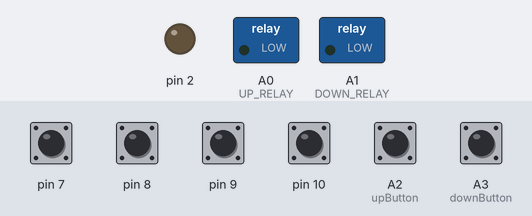
Bench run of a sketch on a simulated Arduino Uno, built with avr-gcc and run on an emulated ATmega328P. Shown: switched loads named in the sketch (green lamp = pin HIGH), output pins drawn as LEDs (lit = HIGH). Inputs (shaded band) come from the test bench; at power-on: pin 7–10 HIGH, A2 (upButton), A3 (downButton) LOW.

Above: at 1.2 s.
1.3 s: A2 (upButton) pulled HIGH for 0.15 s
At 2.0 s:
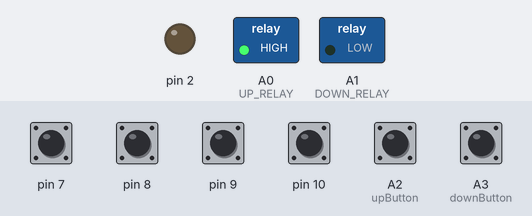
2.9 s: A2 (upButton) pulled HIGH for 3.2 s
At 3.4 s:
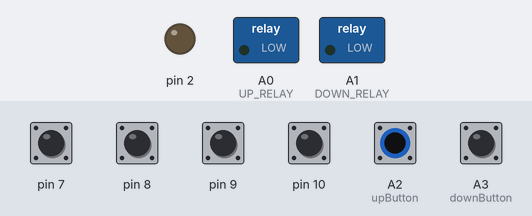
Timing chart, 0 to 7.6 s (numbered marks = the images above; inputs shaded):
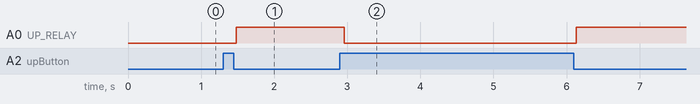

Measured:
- after the input at 1.3 s, A0 (UP_RELAY): LOW → HIGH after 0.18 s
- after the input at 2.9 s, A0 (UP_RELAY): HIGH → LOW after 0.06 s, → HIGH 3.2 s later

The sketch:

roller_shutter.ino
```cpp
#include <ModbusRtu.h>
//https://github.com/thomasfredericks/Bounce2
#include <Bounce2.h>

#define UP_RELAY A0
#define DOWN_RELAY A1

Modbus slave;

uint16_t modbusData[3];
int address = 0;

Bounce upButton = Bounce();
Bounce downButton = Bounce();

void setup() {
    pinMode(7, INPUT_PULLUP);
    pinMode(8, INPUT_PULLUP);
    pinMode(9, INPUT_PULLUP);
    pinMode(10, INPUT_PULLUP);

    pinMode(UP_RELAY, OUTPUT);
    pinMode(DOWN_RELAY, OUTPUT);

    digitalWrite(UP_RELAY, LOW);
    digitalWrite(DOWN_RELAY, LOW);

    upButton.attach(A2, INPUT);
    upButton.interval(25);
    downButton.attach(A3, INPUT);
    downButton.interval(25);

    bitWrite(address, 0, digitalRead(7));
    bitWrite(address, 1, digitalRead(8));
    bitWrite(address, 2, digitalRead(9));
    bitWrite(address, 3, digitalRead(10));

    address += 10;

    slave = Modbus(address, Serial, 2);
    slave.begin(9600);
}

int8_t state = 0;
int lastUpState = HIGH;
int lastDownState = HIGH;

int down = HIGH;
int up = HIGH;

void loop()
{
    upButton.update();
    downButton.update();
    if (upButton.changed())
    {
        up = upButton.read();
    }

    if (downButton.changed())
    {
        down = downButton.read();
    }

    if (modbusData[0] == 1 && modbusData[1] == 0)
    {
        digitalWrite(DOWN_RELAY, 0);
        delay(10);
        digitalWrite(UP_RELAY, 1);
        delay(10);
    }

    if (modbusData[0] == 0 && modbusData[1] == 1)
    {
        digitalWrite(UP_RELAY, 0);
        delay(10);
        digitalWrite(DOWN_RELAY, 1);
        delay(10);
    }

    if (modbusData[0] == 0 && modbusData[1] == 0 && down == HIGH && up == HIGH)
    {
        digitalWrite(UP_RELAY, 0);
        digitalWrite(DOWN_RELAY, 0);
    }

    if (down == LOW && up == HIGH)
    {
        digitalWrite(UP_RELAY, 0);
        delay(10);
        digitalWrite(DOWN_RELAY, 1);
        delay(10);
    }

    if (down == HIGH && up == LOW)
    {
        digitalWrite(DOWN_RELAY, 0);
        delay(10);
        digitalWrite(UP_RELAY, 1);
        delay(10);
    }

    modbusData[2] = slave.getInCnt();

    state = slave.poll( modbusData, 3 );
}
```
